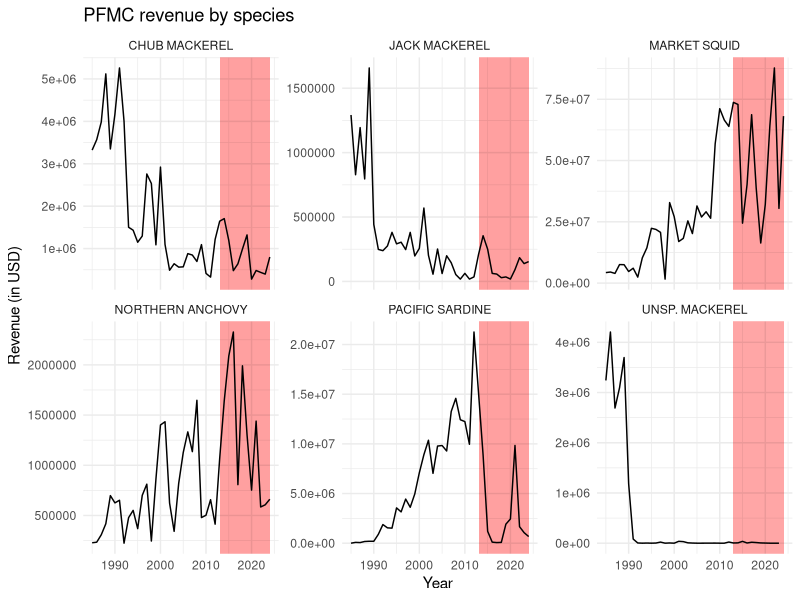
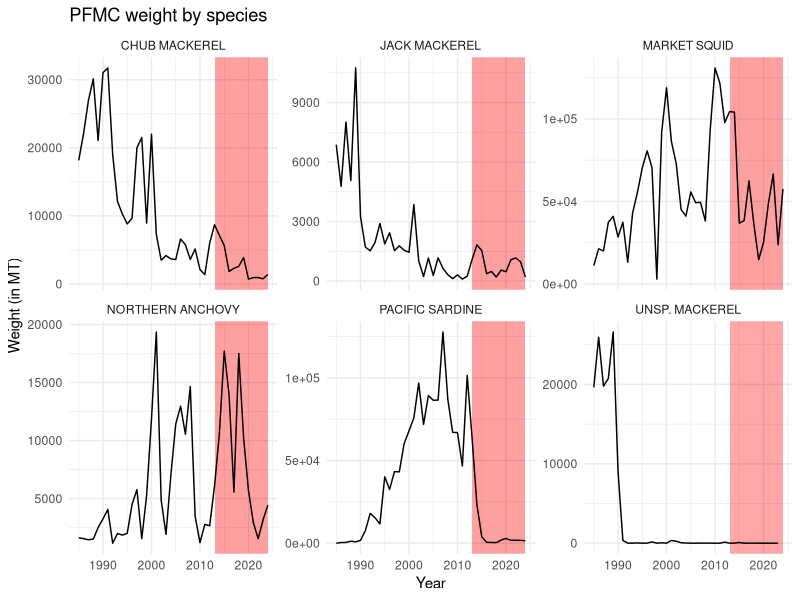
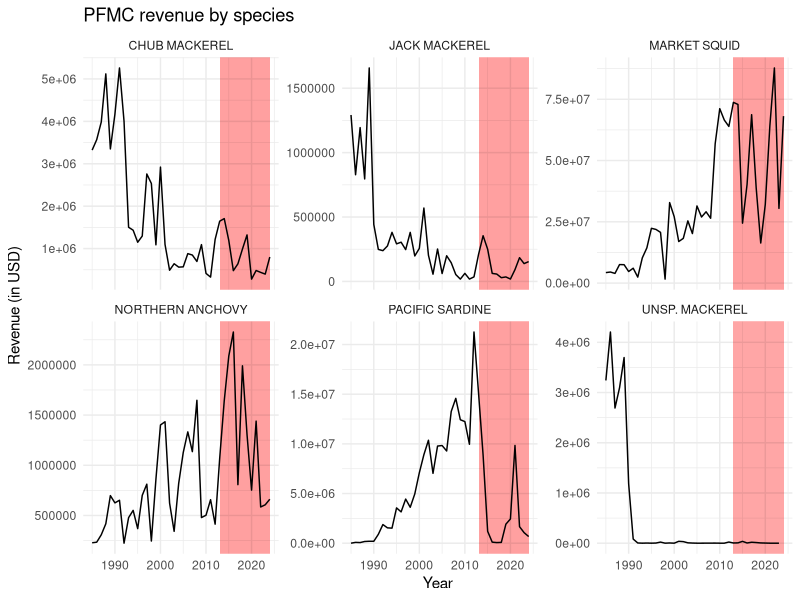
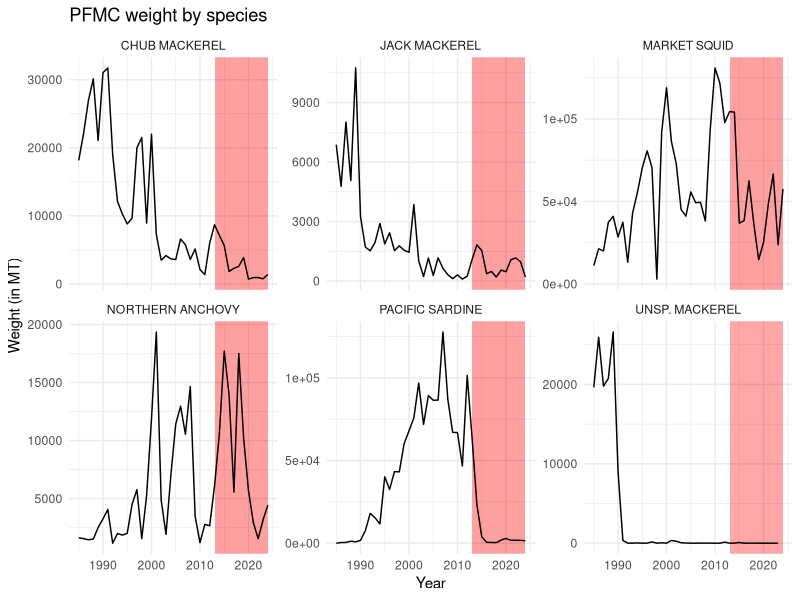

These figures' R source, in order:
library(tidyverse)

d <- read.csv("data/CPS001-1985---2024.csv")

d <- dplyr::rename(d, year = LANDING_YEAR,
                   species = PACFIN_SPECIES_COMMON_NAME)

d$FIRST_QTR_LANDED_WEIGHT_MTONS[which(is.na(d$FIRST_QTR_LANDED_WEIGHT_MTONS))] <- 0
d$SECOND_QTR_LANDED_WEIGHT_MTONS[which(is.na(d$SECOND_QTR_LANDED_WEIGHT_MTONS))] <- 0
d$THIRD_QTR_LANDED_WEIGHT_MTONS[which(is.na(d$THIRD_QTR_LANDED_WEIGHT_MTONS))] <- 0
d$FOURTH_QTR_LANDED_WEIGHT_MTONS[which(is.na(d$FOURTH_QTR_LANDED_WEIGHT_MTONS))] <- 0

d$weight <- d$FIRST_QTR_LANDED_WEIGHT_MTONS + 
  d$SECOND_QTR_LANDED_WEIGHT_MTONS + 
  d$THIRD_QTR_LANDED_WEIGHT_MTONS + 
  d$FOURTH_QTR_LANDED_WEIGHT_MTONS

d$FIRST_QTR_EXVESSEL_REVENUE[which(is.na(d$FIRST_QTR_EXVESSEL_REVENUE))] <- 0
d$SECOND_QTR_EXVESSEL_REVENUE[which(is.na(d$SECOND_QTR_EXVESSEL_REVENUE))] <- 0
d$THIRD_QTR_EXVESSEL_REVENUE[which(is.na(d$THIRD_QTR_EXVESSEL_REVENUE))] <- 0
d$FOURTH_QTR_EXVESSEL_REVENUE[which(is.na(d$FOURTH_QTR_EXVESSEL_REVENUE))] <- 0

d$revenue <- d$FIRST_QTR_EXVESSEL_REVENUE + 
  d$SECOND_QTR_EXVESSEL_REVENUE + 
  d$THIRD_QTR_EXVESSEL_REVENUE + 
  d$FOURTH_QTR_EXVESSEL_REVENUE

# aggregate by year
d_agg <- dplyr::group_by(d, year, species) |>
  dplyr::summarise(
    tot_weight = sum(weight, na.rm = TRUE),
    tot_revenue = sum(revenue, na.rm = TRUE)
  ) 

library(ggplot2)

ggplot(d_agg, aes(x = year, y = tot_revenue)) +
  geom_rect(aes(xmin = 2013, xmax = 2024, ymin = -Inf, ymax = Inf), 
            fill = "red", alpha = 0.01) +
  geom_line() +
  labs(
    title = "PFMC revenue by species",
    x = "Year",
    y = "Revenue (in USD)"
  ) +
  theme_minimal() + 
  facet_wrap(~ species, scale="free_y")
ggsave("figures/pfmc_revenue_by_species.png", width = 10, height = 6)

ggplot(d_agg, aes(x = year, y = tot_weight)) +
  geom_rect(aes(xmin = 2013, xmax = 2024, ymin = -Inf, ymax = Inf), 
            fill = "red", alpha = 0.01) +
  geom_line() +
  labs(
    title = "PFMC weight by species",
    x = "Year",
    y = "Weight (in MT)"
  ) +
  theme_minimal() + 
  facet_wrap(~ species, scale="free_y")
ggsave("figures/pfmc_revenue_by_species.png", width = 10, height = 6)
